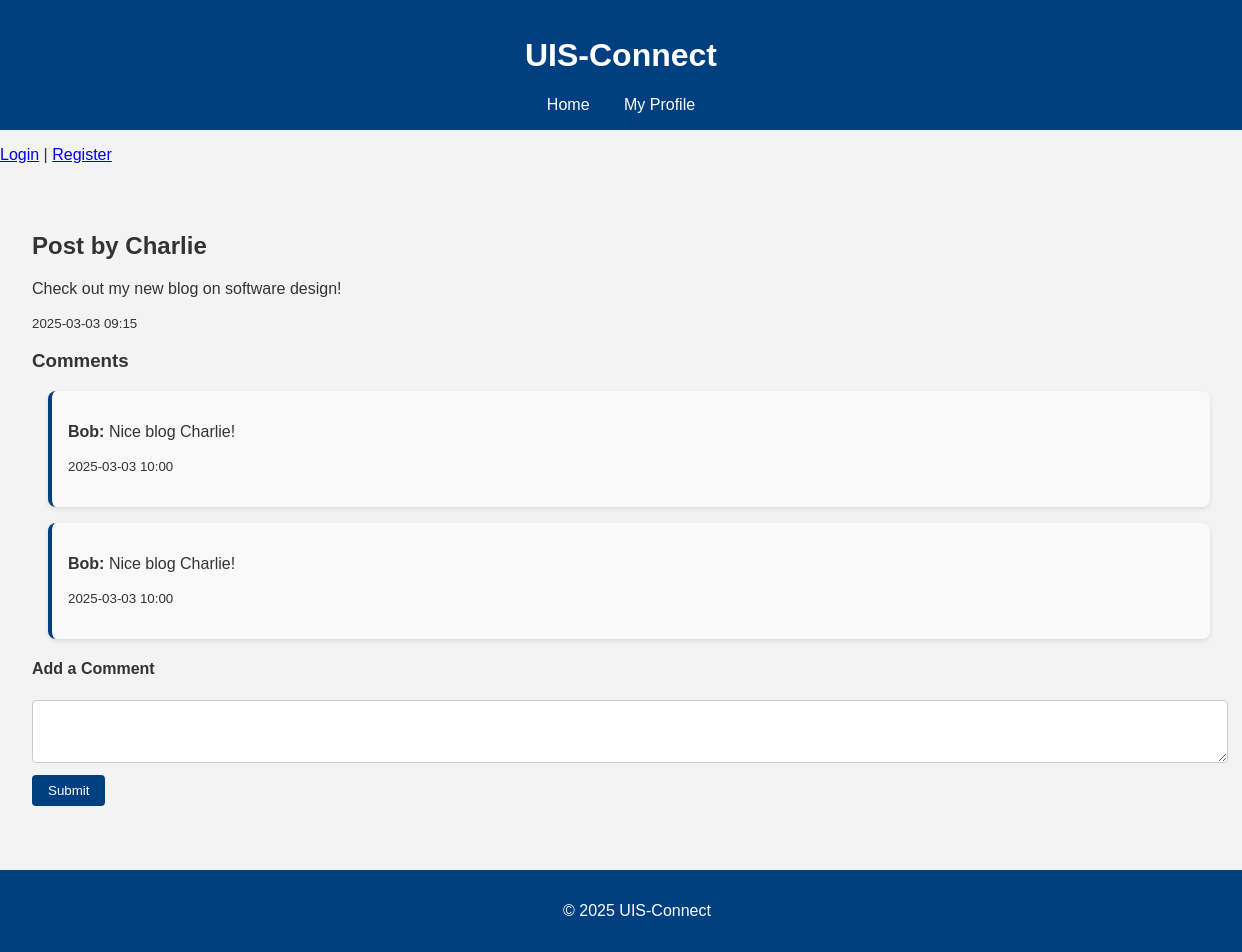
Screenshot of /post/3 with the database file from the repository.
### tables this page shows
CREATE TABLE users (
    id INTEGER PRIMARY KEY AUTOINCREMENT,
    username TEXT NOT NULL,
    major TEXT,
    interests TEXT
);

CREATE TABLE posts (
    id INTEGER PRIMARY KEY AUTOINCREMENT,
    user_id INTEGER,
    content TEXT,
    timestamp TEXT,
    FOREIGN KEY(user_id) REFERENCES users(id)
);

CREATE TABLE comments (
    id INTEGER PRIMARY KEY AUTOINCREMENT,
    post_id INTEGER,
    user_id INTEGER,
    content TEXT,
    timestamp TEXT,
    FOREIGN KEY(post_id) REFERENCES posts(id),
    FOREIGN KEY(user_id) REFERENCES users(id)
);

### app.py (the view, shortened to what this page needs)
@app.route('/post/<int:post_id>', methods=['GET', 'POST'])
def post(post_id):
    post, comments = get_post_with_comments(post_id)
    return render_template('post.html', post=post, comments=comments)

### db_utils.py (called while the page is built)
def get_db_connection():
    conn = sqlite3.connect(DATABASE)
    conn.row_factory = sqlite3.Row
    return conn

def get_post_with_comments(post_id):
    conn = get_db_connection()
    post = conn.execute("""
        SELECT posts.id, posts.content, posts.timestamp, users.username
        FROM posts
        JOIN users ON posts.user_id = users.id
        WHERE posts.id = ?
    """, (post_id,)).fetchone()
    comments = conn.execute("""
        SELECT comments.content, comments.timestamp, users.username
        FROM comments
        JOIN users ON comments.user_id = users.id
        WHERE comments.post_id = ?
        ORDER BY comments.timestamp ASC
    """, (post_id,)).fetchall()
    conn.close()
    return post, comments

### templates/post.html
{% extends "base.html" %}
{% block content %}
    <h2>Post by {{ post.username }}</h2>
    <p>{{ post.content }}</p>
    <p><small>{{ post.timestamp }}</small></p>
    <h3>Comments</h3>
    {% for comment in comments %}
        <div class="comment">
            <p><strong>{{ comment.username }}:</strong> {{ comment.content }}</p>
            <p><small>{{ comment.timestamp }}</small></p>
        </div>
    {% else %}
        <p>No comments yet.</p>
    {% endfor %}
    <h4>Add a Comment</h4>
    <form method="post">
        <textarea name="content" rows="3" required></textarea><br>
        <button type="submit">Submit</button>
    </form>
{% endblock %}

### static/style.css (style rules this page uses)
body { font-family: Arial, sans-serif; margin: 0; padding: 0; background-color: #f3f3f3; color: #333; }
.post, .comment { background-color: white; border-radius: 8px; padding: 1rem; margin-bottom: 1rem; box-shadow: 0 2px 5px rgba(0,0,0,0.1); }
.comment { background-color: #f9f9f9; margin-left: 1rem; border-left: 4px solid #004080; }
form { margin-top: 1rem; }
textarea { width: 100%; padding: 0.5rem; border-radius: 4px; border: 1px solid #ccc; resize: vertical; }
button { margin-top: 0.5rem; background-color: #004080; color: white; border: none; padding: 0.5rem 1rem; border-radius: 4px; cursor: pointer; }

### rows the page displays
users: username "Charlie"
posts: content "Check out my new blog on software design!", timestamp "2025-03-03 09:15"
comments: username "Bob", content "Nice blog Charlie!", timestamp "2025-03-03 10:00"
comments: username "Bob", content "Nice blog Charlie!", timestamp "2025-03-03 10:00"
